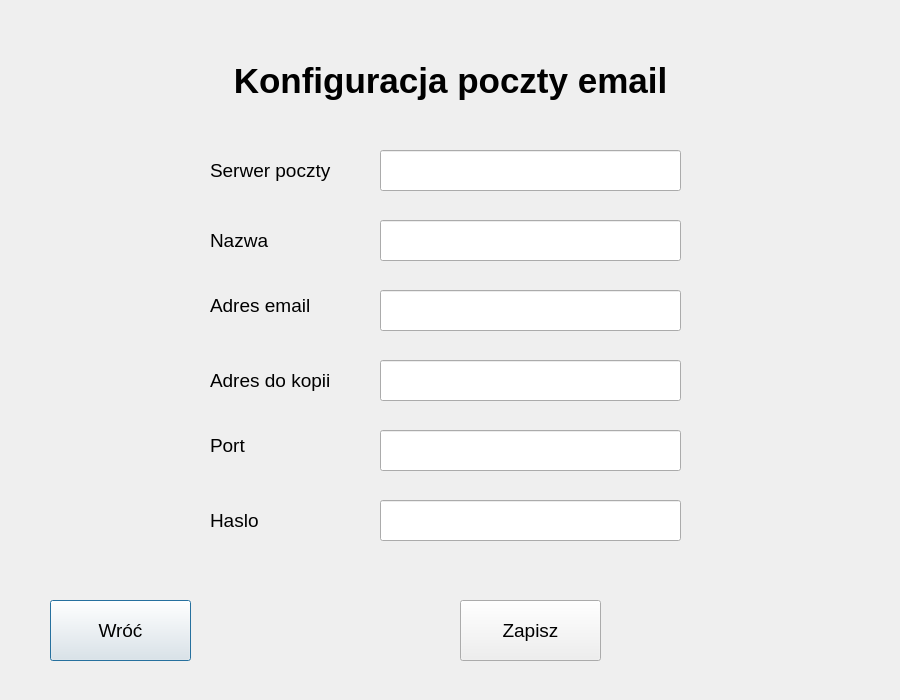
<?xml version="1.0" encoding="UTF-8"?>
<ui version="4.0">
 <class>Dialog</class>
 <widget class="QDialog" name="Dialog">
  <property name="geometry">
   <rect>
    <x>0</x>
    <y>0</y>
    <width>900</width>
    <height>700</height>
   </rect>
  </property>
  <property name="windowTitle">
   <string>Dialog</string>
  </property>
  <widget class="QLabel" name="serverLabel">
   <property name="geometry">
    <rect>
     <x>210</x>
     <y>150</y>
     <width>171</width>
     <height>41</height>
    </rect>
   </property>
   <property name="font">
    <font>
     <pointsize>14</pointsize>
    </font>
   </property>
   <property name="text">
    <string>Serwer poczty</string>
   </property>
  </widget>
  <widget class="QLabel" name="adressLabel">
   <property name="geometry">
    <rect>
     <x>210</x>
     <y>290</y>
     <width>131</width>
     <height>31</height>
    </rect>
   </property>
   <property name="font">
    <font>
     <pointsize>14</pointsize>
    </font>
   </property>
   <property name="text">
    <string>Adres email</string>
   </property>
  </widget>
  <widget class="QLabel" name="portLabel">
   <property name="geometry">
    <rect>
     <x>210</x>
     <y>430</y>
     <width>101</width>
     <height>31</height>
    </rect>
   </property>
   <property name="font">
    <font>
     <pointsize>14</pointsize>
    </font>
   </property>
   <property name="text">
    <string>Port</string>
   </property>
  </widget>
  <widget class="QLabel" name="passwdLabel">
   <property name="geometry">
    <rect>
     <x>210</x>
     <y>500</y>
     <width>101</width>
     <height>41</height>
    </rect>
   </property>
   <property name="font">
    <font>
     <pointsize>14</pointsize>
    </font>
   </property>
   <property name="text">
    <string>Haslo</string>
   </property>
  </widget>
  <widget class="QLineEdit" name="serverEdit">
   <property name="geometry">
    <rect>
     <x>380</x>
     <y>150</y>
     <width>301</width>
     <height>41</height>
    </rect>
   </property>
   <property name="font">
    <font>
     <pointsize>14</pointsize>
    </font>
   </property>
   <property name="text">
    <string/>
   </property>
  </widget>
  <widget class="QLabel" name="configLabel">
   <property name="geometry">
    <rect>
     <x>10</x>
     <y>30</y>
     <width>881</width>
     <height>101</height>
    </rect>
   </property>
   <property name="font">
    <font>
     <pointsize>26</pointsize>
     <weight>75</weight>
     <bold>true</bold>
    </font>
   </property>
   <property name="text">
    <string>Konfiguracja poczty email</string>
   </property>
   <property name="alignment">
    <set>Qt::AlignCenter</set>
   </property>
  </widget>
  <widget class="QLineEdit" name="adressEdit">
   <property name="geometry">
    <rect>
     <x>380</x>
     <y>290</y>
     <width>301</width>
     <height>41</height>
    </rect>
   </property>
   <property name="font">
    <font>
     <pointsize>14</pointsize>
    </font>
   </property>
   <property name="text">
    <string/>
   </property>
  </widget>
  <widget class="QLineEdit" name="portEdit">
   <property name="geometry">
    <rect>
     <x>380</x>
     <y>430</y>
     <width>301</width>
     <height>41</height>
    </rect>
   </property>
   <property name="font">
    <font>
     <pointsize>14</pointsize>
    </font>
   </property>
   <property name="text">
    <string/>
   </property>
  </widget>
  <widget class="QLineEdit" name="passwdEdit">
   <property name="geometry">
    <rect>
     <x>380</x>
     <y>500</y>
     <width>301</width>
     <height>41</height>
    </rect>
   </property>
   <property name="font">
    <font>
     <pointsize>14</pointsize>
    </font>
   </property>
   <property name="text">
    <string/>
   </property>
  </widget>
  <widget class="QPushButton" name="backButton">
   <property name="geometry">
    <rect>
     <x>50</x>
     <y>600</y>
     <width>141</width>
     <height>61</height>
    </rect>
   </property>
   <property name="font">
    <font>
     <pointsize>14</pointsize>
    </font>
   </property>
   <property name="text">
    <string>Wróć</string>
   </property>
  </widget>
  <widget class="QPushButton" name="saveButton">
   <property name="geometry">
    <rect>
     <x>460</x>
     <y>600</y>
     <width>141</width>
     <height>61</height>
    </rect>
   </property>
   <property name="font">
    <font>
     <pointsize>14</pointsize>
    </font>
   </property>
   <property name="text">
    <string>Zapisz</string>
   </property>
  </widget>
  <widget class="QLabel" name="adressCopyLabel">
   <property name="geometry">
    <rect>
     <x>210</x>
     <y>360</y>
     <width>161</width>
     <height>41</height>
    </rect>
   </property>
   <property name="font">
    <font>
     <pointsize>14</pointsize>
    </font>
   </property>
   <property name="text">
    <string>Adres do kopii</string>
   </property>
  </widget>
  <widget class="QLineEdit" name="adressCopyEdit">
   <property name="geometry">
    <rect>
     <x>380</x>
     <y>360</y>
     <width>301</width>
     <height>41</height>
    </rect>
   </property>
   <property name="font">
    <font>
     <pointsize>14</pointsize>
    </font>
   </property>
   <property name="text">
    <string/>
   </property>
  </widget>
  <widget class="QLabel" name="nameLabel">
   <property name="geometry">
    <rect>
     <x>210</x>
     <y>220</y>
     <width>171</width>
     <height>41</height>
    </rect>
   </property>
   <property name="font">
    <font>
     <pointsize>14</pointsize>
    </font>
   </property>
   <property name="text">
    <string>Nazwa</string>
   </property>
  </widget>
  <widget class="QLineEdit" name="nameEdit">
   <property name="geometry">
    <rect>
     <x>380</x>
     <y>220</y>
     <width>301</width>
     <height>41</height>
    </rect>
   </property>
   <property name="font">
    <font>
     <pointsize>14</pointsize>
    </font>
   </property>
   <property name="text">
    <string/>
   </property>
  </widget>
 </widget>
 <resources/>
 <connections/>
</ui>
